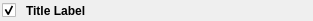
<?xml version="1.0" encoding="UTF-8"?>
<ui version="4.0">
 <class>AbstractToolTitleBar</class>
 <widget class="QWidget" name="AbstractToolTitleBar">
  <property name="geometry">
   <rect>
    <x>0</x>
    <y>0</y>
    <width>313</width>
    <height>21</height>
   </rect>
  </property>
  <property name="sizePolicy">
   <sizepolicy hsizetype="Preferred" vsizetype="Expanding">
    <horstretch>0</horstretch>
    <verstretch>0</verstretch>
   </sizepolicy>
  </property>
  <property name="windowTitle">
   <string>Band Pass Filter Configuration</string>
  </property>
  <property name="autoFillBackground">
   <bool>true</bool>
  </property>
  <layout class="QHBoxLayout" name="horizontalLayout">
   <property name="spacing">
    <number>0</number>
   </property>
   <property name="leftMargin">
    <number>2</number>
   </property>
   <property name="topMargin">
    <number>0</number>
   </property>
   <property name="rightMargin">
    <number>2</number>
   </property>
   <property name="bottomMargin">
    <number>0</number>
   </property>
   <item>
    <widget class="QCheckBox" name="activeCheckBox">
     <property name="enabled">
      <bool>true</bool>
     </property>
     <property name="text">
      <string/>
     </property>
     <property name="checked">
      <bool>true</bool>
     </property>
    </widget>
   </item>
   <item>
    <spacer name="horizontalSpacer_2">
     <property name="orientation">
      <enum>Qt::Horizontal</enum>
     </property>
     <property name="sizeType">
      <enum>QSizePolicy::Fixed</enum>
     </property>
     <property name="sizeHint" stdset="0">
      <size>
       <width>10</width>
       <height>20</height>
      </size>
     </property>
    </spacer>
   </item>
   <item>
    <widget class="QLabel" name="titleLabel">
     <property name="font">
      <font>
       <weight>75</weight>
       <bold>true</bold>
      </font>
     </property>
     <property name="text">
      <string>Title Label</string>
     </property>
    </widget>
   </item>
   <item>
    <spacer name="horizontalSpacer">
     <property name="orientation">
      <enum>Qt::Horizontal</enum>
     </property>
     <property name="sizeHint" stdset="0">
      <size>
       <width>40</width>
       <height>20</height>
      </size>
     </property>
    </spacer>
   </item>
   <item>
    <widget class="QPushButton" name="closeButton">
     <property name="maximumSize">
      <size>
       <width>20</width>
       <height>20</height>
      </size>
     </property>
     <property name="autoFillBackground">
      <bool>false</bool>
     </property>
     <property name="text">
      <string/>
     </property>
     <property name="icon">
      <iconset>
       <normaloff>../icons/close.ico</normaloff>../icons/close.ico</iconset>
     </property>
     <property name="flat">
      <bool>true</bool>
     </property>
    </widget>
   </item>
  </layout>
 </widget>
 <layoutdefault spacing="6" margin="11"/>
 <resources/>
 <connections/>
</ui>
